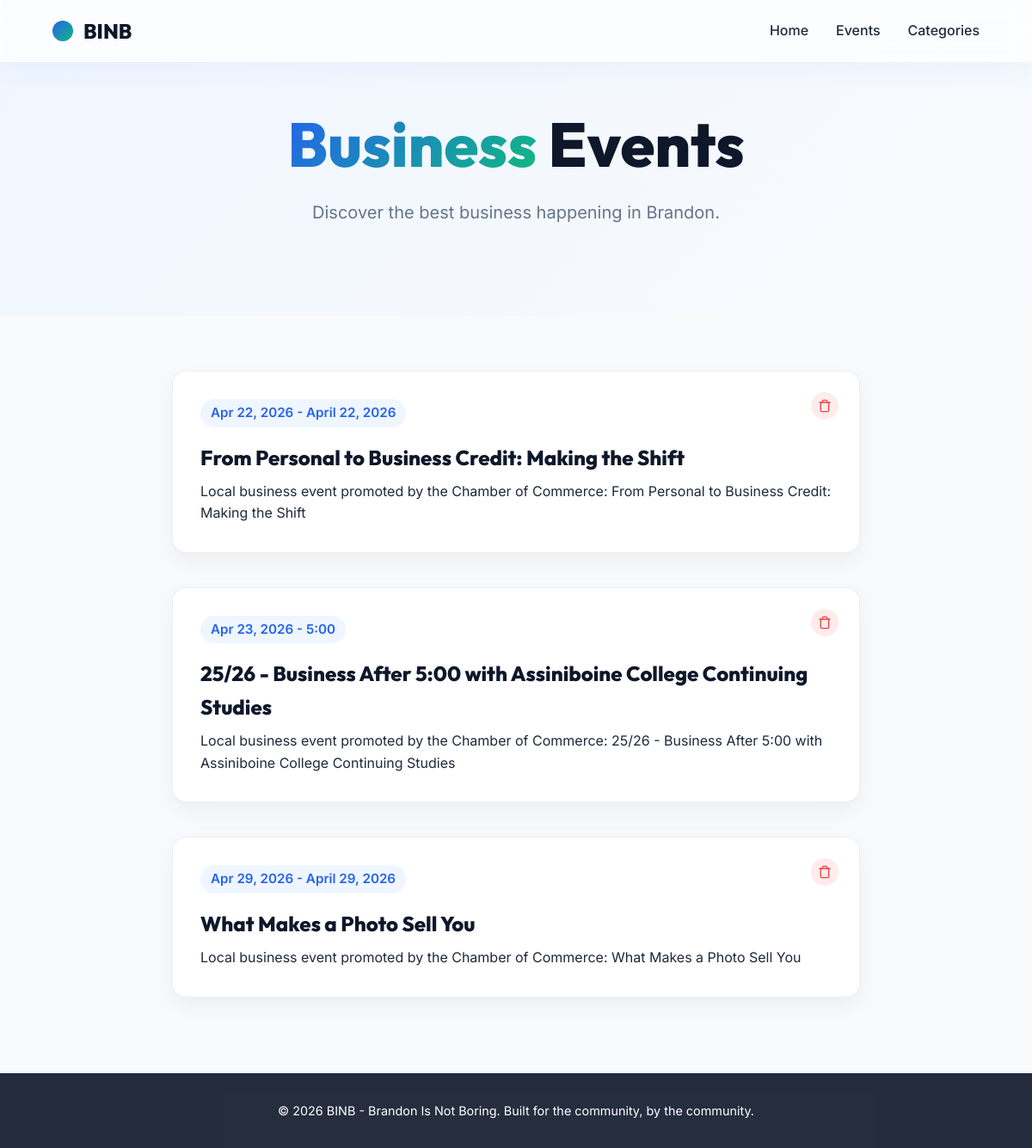
The app's page /category/business, older data.
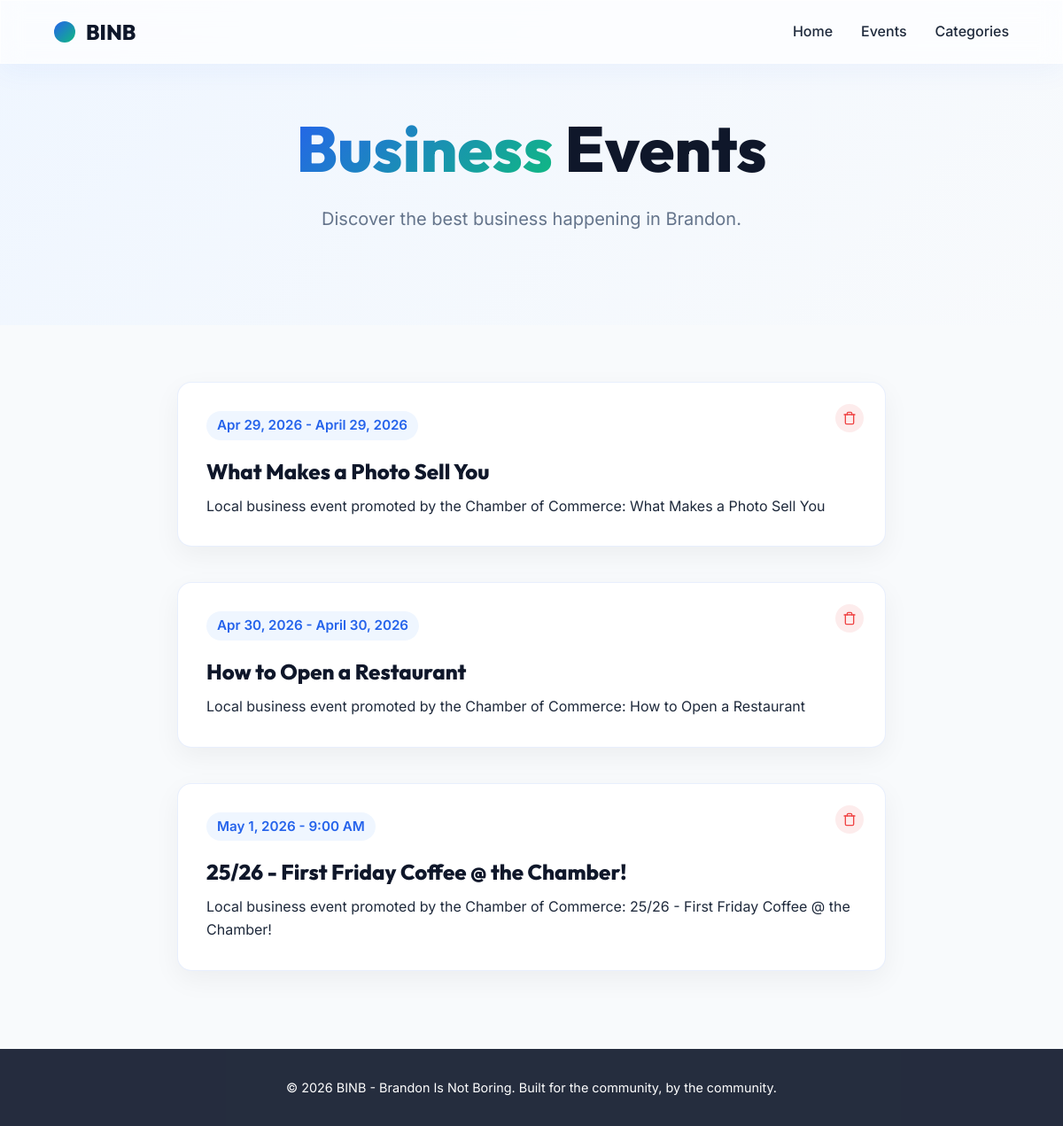
The same page, newer data.
### tables this page shows
CREATE TABLE events (
            id INTEGER PRIMARY KEY AUTOINCREMENT,
            title TEXT NOT NULL,
            description TEXT NOT NULL,
            category TEXT NOT NULL,
            date_time TEXT NOT NULL
        );

### app.py (the view)
@app.route('/category/<string:category_name>')
def category(category_name):
    conn = get_db_connection()
    events = conn.execute('SELECT * FROM events WHERE category = ?', (category_name.lower(),)).fetchall()
    conn.close()
    return render_template('category.html', category_name=category_name.capitalize(), events=events)

### app.py (called while the page is built)
def get_db_connection():
    conn = sqlite3.connect('events.db')
    conn.row_factory = sqlite3.Row
    return conn

### templates/category.html (shortened to what this page needs)
<!DOCTYPE html>
<html lang="en">
<head>
    <link rel="stylesheet" href="{{ url_for('static', filename='css/style.css') }}">
</head>
<body>
    <nav class="navbar glass">
        <div class="logo">
            <span class="logo-mark"></span>
            <h1>BINB</h1>
        </div>
        <ul class="nav-links">
            <li><a href="/">Home</a></li>
            <li><a href="/#events">Events</a></li>
            <li><a href="/#categories">Categories</a></li>
        </ul>
    </nav>
    <header class="category-hero">
        <h1 class="hero-title"><span class="gradient-text">{{ category_name }}</span> Events</h1>
        {% if category_name == 'All' %}
        <p class="hero-subtitle">Discover everything happening in Brandon.</p>
        {% else %}
        <p class="hero-subtitle">Discover the best {{ category_name.lower() }} happening in Brandon.</p>
        {% endif %}
    </header>
    <section class="events-container">
        {% if events %}
            <div class="grid" style="grid-template-columns: 1fr; max-width: 800px; gap: 1rem;">
            {% for event in events %}
                <div class="event-card" id="event-{{ event.id }}">
                    <button class="delete-btn" onclick="deleteEvent({{ event.id }})" aria-label="Delete Event">
                    </button>
                    <div class="event-time">{{ event.date_time }}</div>
                    <h3>{{ event.title }}</h3>
                    <p>{{ event.description }}</p>
                </div>
            {% endfor %}
            </div>
        {% endif %}
    </section>
    <footer>
        <p>&copy; 2026 BINB - Brandon Is Not Boring. Built for the community, by the community.</p>
    </footer>
</body>
</html>

### static/css/style.css (style rules this page uses)
:root { --primary-blue: #2563EB; --dark-blue: #0F172A; --light-blue: #EFF6FF; --accent-green: #10B981; --light-green: #D1FAE5; --white: #FFFFFF; --off-white: #F8FAFC; --text-main: #1E293B; --text-muted: #64748B; --radius: 16px; --transition: 0.3s cubic-bezier(0.4, 0, 0.2, 1); }
* { margin: 0; padding: 0; box-sizing: border-box; }
body { font-family: 'Inter', sans-serif; color: var(--text-main); background-color: var(--off-white); line-height: 1.6; overflow-x: hidden; }
h1, h2, h3, .logo h1 { font-family: 'Outfit', sans-serif; font-weight: 800; }
.gradient-text { background: linear-gradient(135deg, var(--primary-blue), var(--accent-green)); -webkit-background-clip: text; -webkit-text-fill-color: transparent; display: inline-block; }
a { text-decoration: none; color: inherit; transition: var(--transition); }
.glass { background: rgba(255, 255, 255, 0.7); backdrop-filter: blur(12px); -webkit-backdrop-filter: blur(12px); border: 1px solid rgba(255, 255, 255, 0.5); box-shadow: 0 8px 32px rgba(37, 99, 235, 0.05); }
.navbar { display: flex; justify-content: space-between; align-items: center; padding: 1rem 5%; position: fixed; top: 0; left: 0; right: 0; z-index: 1000; }
.logo { display: flex; align-items: center; gap: 0.75rem; }
.logo-mark { width: 24px; height: 24px; background: linear-gradient(135deg, var(--primary-blue), var(--accent-green)); border-radius: 50%; }
.logo h1 { font-size: 1.5rem; color: var(--dark-blue); }
.nav-links { list-style: none; display: flex; align-items: center; gap: 2rem; font-weight: 500; }
.hero-title { font-size: 4.5rem; line-height: 1.1; color: var(--dark-blue); margin-bottom: 1.5rem; }
.hero-subtitle { font-size: 1.25rem; color: var(--text-muted); margin-bottom: 2.5rem; }
.grid { display: grid; grid-template-columns: repeat(auto-fit, minmax(240px, 1fr)); gap: 2rem; max-width: 1200px; margin: 0 auto; }
footer { text-align: center; padding: 2rem; background: var(--dark-blue); color: var(--white); font-size: 0.9rem; opacity: 0.9; }

### templates/category.html (style rules this page uses)
.category-hero { padding: 8rem 5% 4rem; text-align: center; background: linear-gradient(135deg, var(--light-blue), var(--off-white)); }
.events-container { padding: 4rem 5%; max-width: 1200px; margin: 0 auto; }
.event-card { background: var(--white); border-radius: var(--radius); padding: 2rem; margin-bottom: 1.5rem; box-shadow: 0 10px 30px rgba(0,0,0,0.05); border: 1px solid rgba(37, 99, 235, 0.1); transition: var(--transition); display: block; position: relative; }
.delete-btn { position: absolute; top: 1.5rem; right: 1.5rem; background: rgba(239, 68, 68, 0.1); border: none; color: #ef4444; width: 32px; height: 32px; border-radius: 50%; display: flex; align-items: center; justify-content: center; cursor: pointer; transition: var(--transition); }
.event-card h3 { font-size: 1.5rem; color: var(--dark-blue); margin-bottom: 0.5rem; }
.event-time { font-weight: 600; color: var(--primary-blue); margin-bottom: 1rem; font-size: 0.95rem; display: inline-block; background: var(--light-blue); padding: 0.25rem 0.75rem; border-radius: 99px; }

Row changes from the older to the newer data that the page shows:
removed events: date_time "Apr 22, 2026 - April 22, 2026", title "From Personal to Business Credit: Making the Shift", description "Local business event promoted by the Chamber of Commerce: From Personal to Business Credit: Making the Shift"
removed events: date_time "Apr 23, 2026 - 5:00", title "25/26 - Business After 5:00 with Assiniboine College Continuing Studies", description "Local business event promoted by the Chamber of Commerce: 25/26 - Business After 5:00 with Assiniboine College Continuing Studies"
added events: date_time "Apr 30, 2026 - April 30, 2026", title "How to Open a Restaurant", description "Local business event promoted by the Chamber of Commerce: How to Open a Restaurant"
added events: date_time "May 1, 2026 - 9:00 AM", title "25/26 - First Friday Coffee @ the Chamber!", description "Local business event promoted by the Chamber of Commerce: 25/26 - First Friday Coffee @ the Chamber!"
